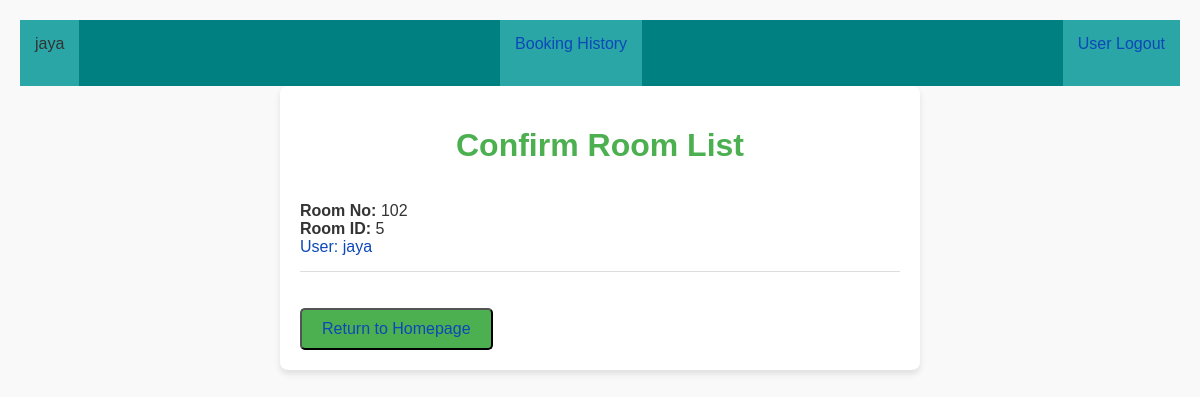
Page /booking_history/ (signed in) on the earlier database version.
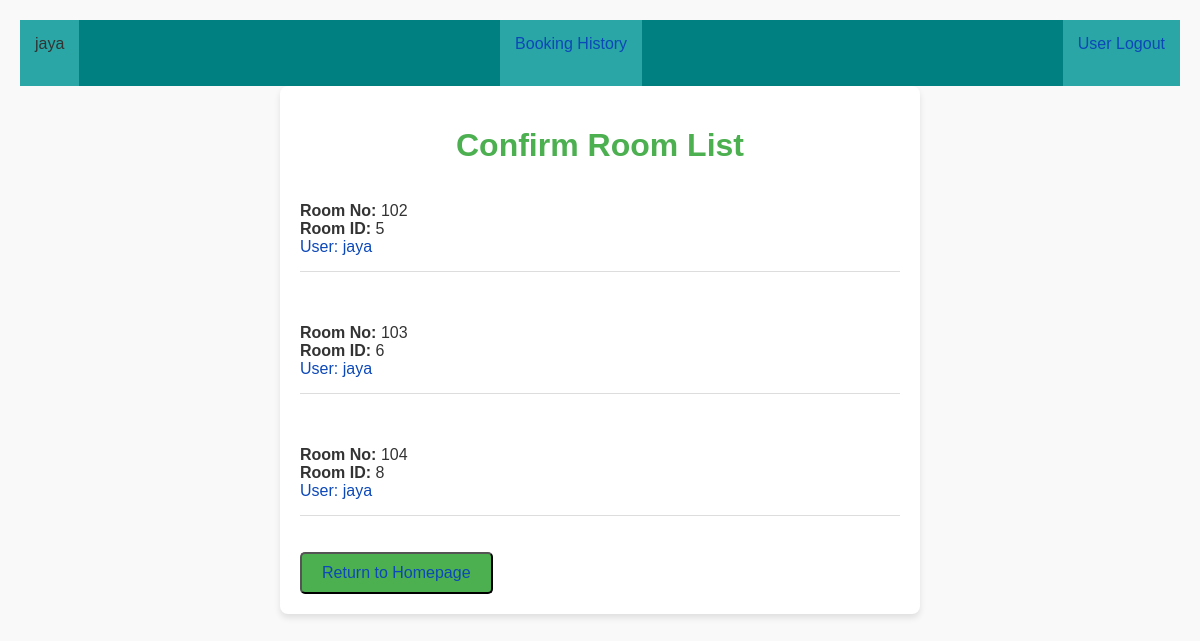
Same page on the later database version.
### app/models.py (models this page shows, shortened)
class Booking(models.Model):
    STATUS_CHOICES = [
        ('Inprocess', 'Inprocess'),
        ('Completed', 'Completed'),
        ('Cancelled', 'Cancelled'),
    ]
    status = models.CharField(max_length=20, choices=STATUS_CHOICES, default='Pending')
    Room = models.ForeignKey(Room, on_delete=models.CASCADE)
    user = models.ForeignKey(User, on_delete=models.CASCADE, null=True, blank=True)
    Booking_date = models.DateTimeField(auto_now_add=True)
    Check_in = models.DateField()
    Check_out = models.DateField()
    Total_price = models.DecimalField(max_digits=10,decimal_places=2)
    Num_of_Person = models.IntegerField(null=True)

class Room(models.Model):
    Room_no = models.CharField(max_length=10)
    Room_type = models.CharField(max_length=20)
    Room_description = models.TextField()
    Price_per_night = models.DecimalField(max_digits=10, decimal_places=2)
    Room_available = models.BooleanField(default=True)  # This seems to represent availability

### app/views.py (the view)
# urls.py: path('booking_history/',booking_history),
@login_required(login_url='/userlogin')
def booking_history(request):
    if request.user.is_authenticated:
        booking = Booking.objects.filter(user=request.user)
    return render(request,  'booking_history.html', {'booking':booking})

### Template/booking_history.html (shortened to what this page needs)
{% include 'nav.html' %}
<!DOCTYPE html>
<html lang="en">
    <head>
</head>
<body>
    <div class="container">
        <h1>Confirm Room List</h1>
        <div >
            {%  for b in booking %}
            <div class="room-item">
                <strong >Room No:</strong> {{ b.Room.Room_no }} <br>
                <strong>Room ID:</strong> {{ b.Room_id }} <br>
                <a href="/detail_confirm_booking/{{b.id}}" >User: {{ b.user }}</a>
            </div><br><br>
            {% endfor %}
        </div>
        <button class="button"><a href="/" >Return to Homepage</a></button>
    </div>
</body>
</html>

### Template/nav.html (shortened to what this page needs)
{% load static %}
<link rel="stylesheet" href="{% static 'style.css' %}">
<!DOCTYPE html>
<html lang="en">
<head>
</head>
<body>
    <div>
        <div style="display: flex; justify-content: space-between;background-color: teal;">
            <div style="background-color: rgb(42, 166, 166);padding: 15px;">
                {% if user.is_authenticated %}
                    {{user.username}}
                {% else %}
                    <a href="/userlogin">
                        User Login
                    </a>
                {% endif %}
            </div>
            <div style="background-color: rgb(42, 166, 166);padding: 15px;">
                <a href="/booking_history/">
                Booking History
            </a>
            </div>
            <div style="background-color: rgb(42, 166, 166);padding: 15px;">
                    <a href="/userlogout/">
                        User Logout
                    </a>
                <br> <br>
            </div>
        </div>
    </div>
</body>
</html>

### app/static/style.css (style rules this page uses)
body { font-family: Arial, sans-serif; margin: 0; padding: 0; background-color: #f4f4f9; color: #333; }
h1, h2, h3 { color: #2c3e50; text-align: center; }
a { text-decoration: none; color: #0c48b8; }

### Template/booking_history.html (style rules this page uses)
body { font-family: Arial, sans-serif; margin: 20px; background-color: #f9f9f9; color: #333; }
.container { max-width: 600px; margin: 0 auto; padding: 20px; background: #fff; border-radius: 8px; box-shadow: 0 4px 6px rgba(0, 0, 0, 0.1); }
h1 { color: #4CAF50; }
.button { padding: 10px 20px; font-size: 16px; background: #4CAF50; color: white; text-decoration: none; border-radius: 5px; }
.room-item { padding: 1rem 0; position: relative; }
.room-item:not(:last-child)::after { content: ""; position: absolute; bottom: 0; left: 0; width: 100%; height: 1px; background-color: #ddd; }

Differences in the rows shown:
added Booking: Room.Room_no "103", Room_id "6", user "jaya"
added Booking: Room.Room_no "104", Room_id "8", user "jaya"
